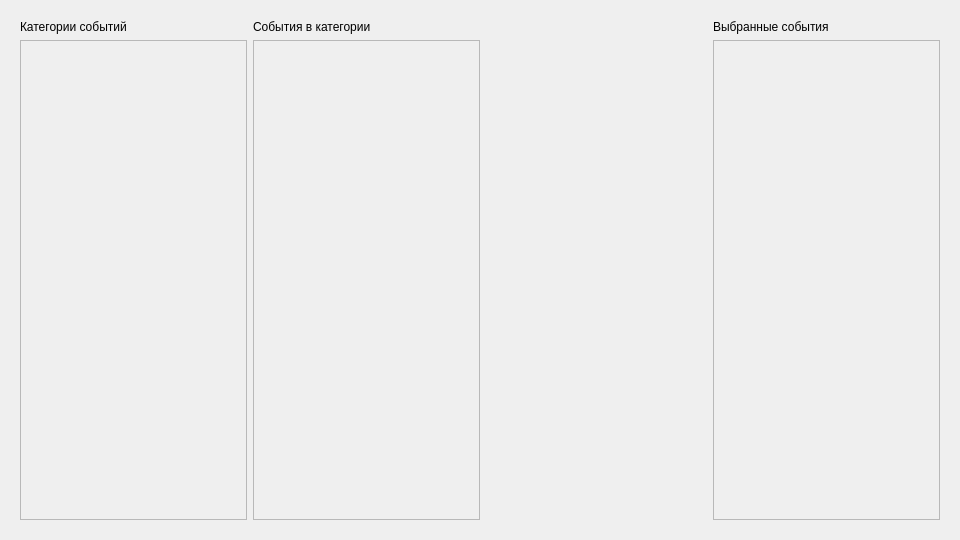
<?xml version="1.0" encoding="UTF-8"?>
<ui version="4.0">
 <class>MainMenuWidget</class>
 <widget class="QWidget" name="MainMenuWidget">
  <property name="geometry">
   <rect>
    <x>0</x>
    <y>0</y>
    <width>960</width>
    <height>540</height>
   </rect>
  </property>
  <property name="windowTitle">
   <string>Form</string>
  </property>
  <layout class="QGridLayout" name="gridLayout_2">
   <item row="0" column="0">
    <widget class="QStackedWidget" name="stackedWidget">
     <property name="currentIndex">
      <number>0</number>
     </property>
     <widget class="QWidget" name="widget_user_main_menu">
      <layout class="QGridLayout" name="gridLayout">
       <item row="0" column="0">
        <layout class="QVBoxLayout" name="verticalLayout_categories">
         <item>
          <widget class="QLabel" name="label_categories_title">
           <property name="text">
            <string>Категории событий</string>
           </property>
          </widget>
         </item>
         <item>
          <widget class="QScrollArea" name="scrollArea_categories">
           <property name="layoutDirection">
            <enum>Qt::LeftToRight</enum>
           </property>
           <property name="widgetResizable">
            <bool>true</bool>
           </property>
           <widget class="QWidget" name="scrollAreaWidgetContents_categories">
            <property name="geometry">
             <rect>
              <x>0</x>
              <y>0</y>
              <width>223</width>
              <height>478</height>
             </rect>
            </property>
           </widget>
          </widget>
         </item>
        </layout>
       </item>
       <item row="0" column="1">
        <layout class="QVBoxLayout" name="verticalLayout_events">
         <item>
          <widget class="QLabel" name="label_events_title">
           <property name="text">
            <string>События в категории</string>
           </property>
          </widget>
         </item>
         <item>
          <widget class="QScrollArea" name="scrollArea_events">
           <property name="widgetResizable">
            <bool>true</bool>
           </property>
           <widget class="QWidget" name="scrollAreaWidgetContents_events">
            <property name="geometry">
             <rect>
              <x>0</x>
              <y>0</y>
              <width>222</width>
              <height>478</height>
             </rect>
            </property>
           </widget>
          </widget>
         </item>
        </layout>
       </item>
       <item row="0" column="2">
        <spacer name="horizontalSpacer">
         <property name="orientation">
          <enum>Qt::Horizontal</enum>
         </property>
         <property name="sizeHint" stdset="0">
          <size>
           <width>224</width>
           <height>20</height>
          </size>
         </property>
        </spacer>
       </item>
       <item row="0" column="3">
        <layout class="QVBoxLayout" name="verticalLayout_selectes_eventes">
         <item>
          <widget class="QLabel" name="label_selectes_eventes_title">
           <property name="text">
            <string>Выбранные события</string>
           </property>
          </widget>
         </item>
         <item>
          <widget class="QScrollArea" name="scrollArea_selectes_eventes">
           <property name="widgetResizable">
            <bool>true</bool>
           </property>
           <widget class="QWidget" name="scrollAreaWidgetContents_selectes_eventes">
            <property name="geometry">
             <rect>
              <x>0</x>
              <y>0</y>
              <width>222</width>
              <height>478</height>
             </rect>
            </property>
           </widget>
          </widget>
         </item>
        </layout>
       </item>
      </layout>
     </widget>
    </widget>
   </item>
  </layout>
 </widget>
 <resources/>
 <connections/>
</ui>
